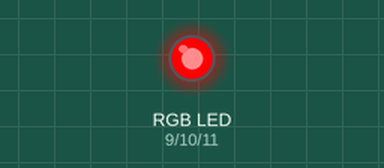
Bench run of a sketch on a simulated Arduino Uno, built with avr-gcc and run on an emulated ATmega328P. On the bench: an RGB LED mixed from three pins (HIGH = lit).

Above: at 0.5 s.
At 1.5 s:
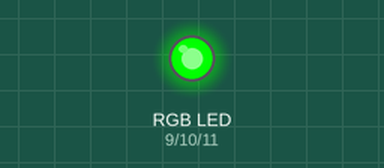
At 5.5 s:
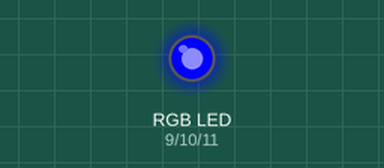
Timing chart, 0 to 6.9 s (numbered marks = the images above):
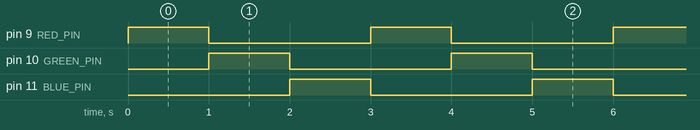

The sketch:

rgb-led.ino
```cpp
const int RED_PIN = 9;
const int GREEN_PIN = 10;
const int BLUE_PIN = 11;

void setColor(int r, int g, int b) {
  analogWrite(RED_PIN, r);
  analogWrite(GREEN_PIN, g);
  analogWrite(BLUE_PIN, b);
}

void setup() {
  // put your setup code here, to run once:
  pinMode(RED_PIN, OUTPUT);
  pinMode(GREEN_PIN, OUTPUT);
  pinMode(BLUE_PIN, OUTPUT);
}

void loop() {
  // put your main code here, to run repeatedly:
  setColor(255, 0, 0);   // Rot
  delay(1000);
  setColor(0, 255, 0);   // Grün
  delay(1000);
  setColor(0, 0, 255);   // Blau
  delay(1000);
}
```

Measured:
- by itself, pin 9 (RED_PIN), pin 10 (GREEN_PIN), pin 11 (BLUE_PIN): alternates HIGH for 1.0 s and LOW for 2.0 s
- by itself, everything shown: repeats every 3.0 s, in 3 steps
